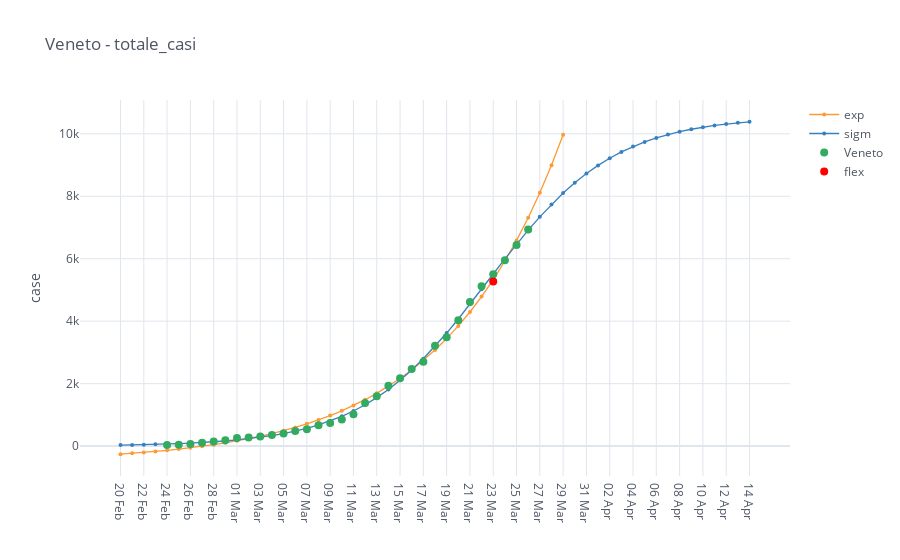

The notebook cell this image was saved under:
### Code cell
category = 'totale_casi'
total_cases = io.italy_regions_filter_by_category(regions, category)

mpl.iplot_analysis_plot(total_cases, title=region+' - '+category, log_fitting=False)

### Figure 1 — Plotly figure (JSON) as saved in the notebook; plotly's stock layout.template omitted (floating-point values rounded to 4 significant figures)
{"data": [{"line": {"color": "rgba(255, 153, 51, 1.0)", "dash": "solid", "shape": "linear", "width": 1.3}, "marker": {"size": 4, "symbol": "circle"}, "mode": "lines+markers", "name": "exp", "text": "", "type": "scatter", "x": ["20 Feb", "21 Feb", "22 Feb", "23 Feb", "24 Feb", "25 Feb", "26 Feb", "27 Feb", "28 Feb", "29 Feb", "01 Mar", "02 Mar", "03 Mar", "04 Mar", "05 Mar", "06 Mar", "07 Mar", "08 Mar", "09 Mar", "10 Mar", "11 Mar", "12 Mar", "13 Mar", "14 Mar", "15 Mar", "16 Mar", "17 Mar", "18 Mar", "19 Mar", "20 Mar", "21 Mar", "22 Mar", "23 Mar", "24 Mar", "25 Mar", "26 Mar", "27 Mar", "28 Mar", "29 Mar", "30 Mar", "31 Mar", "01 Apr", "02 Apr", "03 Apr", "04 Apr", "05 Apr", "06 Apr", "07 Apr", "08 Apr", "09 Apr", "10 Apr", "11 Apr", "12 Apr", "13 Apr", "14 Apr"], "y": [-258.6, -232.1, -202.9, -170.6, -135.1, -95.96, -52.8, -5.223, 47.22, 105.0, 168.7, 239.0, 316.4, 401.7, 495.7, 599.4, 713.7, 839.6, 978.4, 1131.0, 1300.0, 1486.0, 1691.0, 1917.0, 2166.0, 2440.0, 2743.0, 3076.0, 3444.0, 3849.0, 4295.0, 4787.0, 5330.0, 5928.0, 6587.0, 7313.0, 8114.0, 8996.0, 9969.0, "", "", "", "", "", "", "", "", "", "", "", "", "", "", "", ""]}, {"line": {"color": "rgba(55, 128, 191, 1.0)", "dash": "solid", "shape": "linear", "width": 1.3}, "marker": {"size": 4, "symbol": "circle"}, "mode": "lines+markers", "name": "sigm", "text": "", "type": "scatter", "x": ["20 Feb", "21 Feb", "22 Feb", "23 Feb", "24 Feb", "25 Feb", "26 Feb", "27 Feb", "28 Feb", "29 Feb", "01 Mar", "02 Mar", "03 Mar", "04 Mar", "05 Mar", "06 Mar", "07 Mar", "08 Mar", "09 Mar", "10 Mar", "11 Mar", "12 Mar", "13 Mar", "14 Mar", "15 Mar", "16 Mar", "17 Mar", "18 Mar", "19 Mar", "20 Mar", "21 Mar", "22 Mar", "23 Mar", "24 Mar", "25 Mar", "26 Mar", "27 Mar", "28 Mar", "29 Mar", "30 Mar", "31 Mar", "01 Apr", "02 Apr", "03 Apr", "04 Apr", "05 Apr", "06 Apr", "07 Apr", "08 Apr", "09 Apr", "10 Apr", "11 Apr", "12 Apr", "13 Apr", "14 Apr"], "y": [33.57, 39.86, 47.43, 56.51, 67.41, 80.5, 96.2, 115.0, 137.6, 164.6, 196.9, 235.5, 281.5, 336.3, 401.5, 478.8, 570.3, 678.1, 804.7, 952.9, 1125.0, 1324.0, 1553.0, 1814.0, 2108.0, 2437.0, 2799.0, 3195.0, 3621.0, 4072.0, 4542.0, 5024.0, 5511.0, 5994.0, 6464.0, 6916.0, 7342.0, 7739.0, 8103.0, 8433.0, 8728.0, 8990.0, 9219.0, 9420.0, 9593.0, 9741.0, 9869.0, 9977.0, 10070.0, 10150.0, 10210.0, 10270.0, 10310.0, 10350.0, 10380.0]}, {"line": {"color": "rgba(50, 171, 96, 1.0)", "dash": "solid", "shape": "linear", "width": 1.3}, "marker": {"size": 8, "symbol": "circle"}, "mode": "markers", "name": "Veneto", "text": "", "type": "scatter", "x": ["20 Feb", "21 Feb", "22 Feb", "23 Feb", "24 Feb", "25 Feb", "26 Feb", "27 Feb", "28 Feb", "29 Feb", "01 Mar", "02 Mar", "03 Mar", "04 Mar", "05 Mar", "06 Mar", "07 Mar", "08 Mar", "09 Mar", "10 Mar", "11 Mar", "12 Mar", "13 Mar", "14 Mar", "15 Mar", "16 Mar", "17 Mar", "18 Mar", "19 Mar", "20 Mar", "21 Mar", "22 Mar", "23 Mar", "24 Mar", "25 Mar", "26 Mar", "27 Mar", "28 Mar", "29 Mar", "30 Mar", "31 Mar", "01 Apr", "02 Apr", "03 Apr", "04 Apr", "05 Apr", "06 Apr", "07 Apr", "08 Apr", "09 Apr", "10 Apr", "11 Apr", "12 Apr", "13 Apr", "14 Apr"], "y": ["", "", "", "", 33.0, 43.0, 71.0, 111.0, 151.0, 191.0, 263.0, 273.0, 307.0, 360.0, 407.0, 488.0, 543.0, 670.0, 744.0, 856.0, 1023.0, 1384.0, 1595.0, 1937.0, 2172.0, 2473.0, 2704.0, 3214.0, 3484.0, 4031.0, 4617.0, 5122.0, 5505.0, 5948.0, 6442.0, 6935.0, "", "", "", "", "", "", "", "", "", "", "", "", "", "", "", "", "", "", ""]}, {"marker": {"color": "rgba(255, 0, 0, 125)", "size": 8}, "mode": "markers", "name": "flex", "type": "scatter", "x": ["23 Mar"], "y": [5275.0]}], "layout": {"legend": {"bgcolor": "#FFFFFF", "font": {"color": "#4D5663"}}, "paper_bgcolor": "#FFFFFF", "plot_bgcolor": "#FFFFFF", "title": {"font": {"color": "#4D5663"}, "text": "Veneto - totale_casi"}, "xaxis": {"gridcolor": "#E1E5ED", "showgrid": true, "tickfont": {"color": "#4D5663"}, "title": {"font": {"color": "#4D5663"}, "text": ""}, "zerolinecolor": "#E1E5ED"}, "yaxis": {"gridcolor": "#E1E5ED", "showgrid": true, "tickfont": {"color": "#4D5663"}, "title": {"font": {"color": "#4D5663"}, "text": "case"}, "zerolinecolor": "#E1E5ED"}}}
